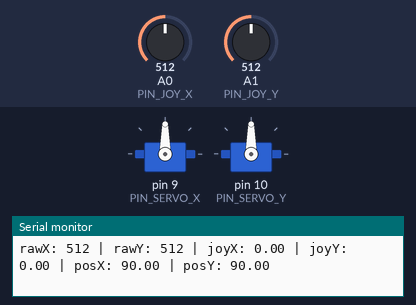
A sketch run on a simulated Arduino Uno, built with avr-gcc and run on an emulated ATmega328P. Shown: 2 × servo, the last lines printed to the serial monitor. The inputs (shaded band) are chosen by the test bench; at power-on: A0 (PIN_JOY_X) = 512, A1 (PIN_JOY_Y) = 512.

Above: at 1.7 s.
1.8 s: A0 (PIN_JOY_X) set to 557
4.8 s: A0 (PIN_JOY_X) set to 572
At 6.0 s:
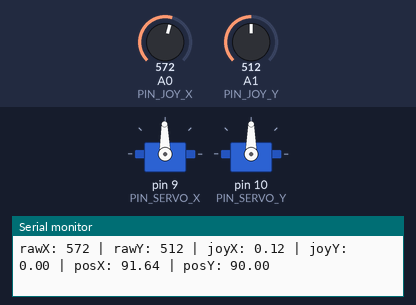
7.8 s: A1 (PIN_JOY_Y) set to 560
10.8 s: A1 (PIN_JOY_Y) set to 578
At 13.2 s:
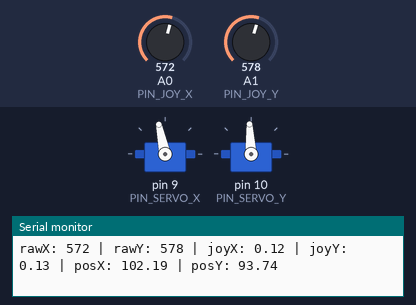
13.8 s: A1 (PIN_JOY_Y) set to 716
At 16.01 s:
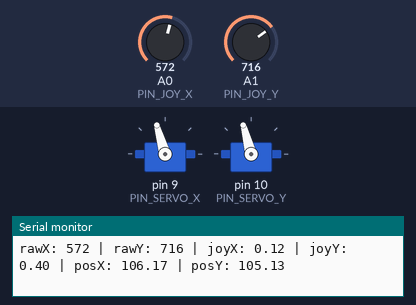
16.8 s: A0 (PIN_JOY_X) set to 150
At 18.69 s:
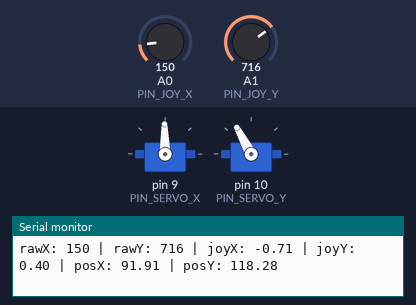
Timing chart, 0 to 23.9 s (numbered marks = the images above; inputs shaded):
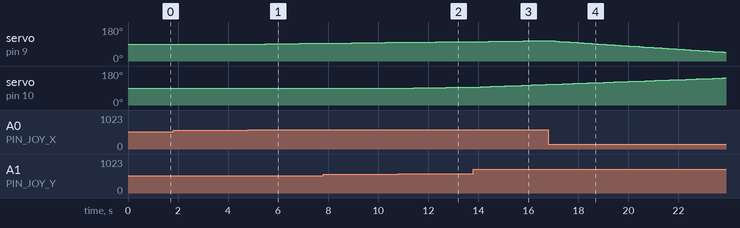

Measured:
- after the input at 4.8 s, servo on pin 9 (PIN_SERVO_X): 90° → 91° after 0.70 s, → 92° 0.72 s later, → 93° 0.64 s later, → 94° 0.72 s later
- after the input at 10.8 s, servo on pin 10 (PIN_SERVO_Y): 90° → 91° after 0.62 s, → 92° 0.65 s later, → 93° 0.65 s later, → 94° 0.65 s later

The sketch:

guindaste.ino
```cpp
#include <Servo.h>

// =========================
// PINOS
// =========================
const int PIN_JOY_X = A0;
const int PIN_JOY_Y = A1;

const int PIN_SERVO_X = 9;
const int PIN_SERVO_Y = 10;

// =========================
// OBJETOS
// =========================
Servo servoX;
Servo servoY;

// =========================
// POSIÇÕES INICIAIS
// =========================
float posX = 90;
float posY = 90;

// =========================
// AJUSTES RÁPIDOS
// =========================
const int DEADZONE = 60;
const int LOOP_DELAY = 20; // ms
const int JOY_CENTER = 512;

// Velocidade máxima por ciclo
// Diminua para um guindaste mais lento
const float X_MAX_STEP = 1.0;
const float Y_MAX_STEP = 1.0;

// Sensibilidade geral
const float X_SENSITIVITY = 1.0;
const float Y_SENSITIVITY = 1.0;

// Limites mecânicos do projeto
const int X_MIN_ANGLE = 20;
const int X_MAX_ANGLE = 160;

const int Y_MIN_ANGLE = 30;
const int Y_MAX_ANGLE = 150;

// =========================
// FUNÇÕES AUXILIARES
// =========================
float normalizeJoystick(int value) {
  float n = (value - JOY_CENTER) / 512.0;

  if (abs(value - JOY_CENTER) < DEADZONE) {
    return 0.0;
  }

  if (n > 1.0) n = 1.0;
  if (n < -1.0) n = -1.0;

  return n;
}

void setup() {
  Serial.begin(9600);

  servoX.attach(PIN_SERVO_X);
  servoY.attach(PIN_SERVO_Y);

  servoX.write((int)posX);
  servoY.write((int)posY);

  delay(500);
}

void loop() {
  int rawX = analogRead(PIN_JOY_X);
  int rawY = analogRead(PIN_JOY_Y);

  float joyX = normalizeJoystick(rawX);
  float joyY = normalizeJoystick(rawY);

  // =========================
  // EIXO X
  // =========================
  float stepX = joyX * X_MAX_STEP * X_SENSITIVITY;
  posX += stepX;
  posX = constrain(posX, X_MIN_ANGLE, X_MAX_ANGLE);

  // =========================
  // EIXO Y
  // =========================
  float stepY = joyY * Y_MAX_STEP * Y_SENSITIVITY;
  posY += stepY;
  posY = constrain(posY, Y_MIN_ANGLE, Y_MAX_ANGLE);

  servoX.write((int)posX);
  servoY.write((int)posY);

  Serial.print("rawX: ");
  Serial.print(rawX);
  Serial.print(" | rawY: ");
  Serial.print(rawY);
  Serial.print(" | joyX: ");
  Serial.print(joyX, 2);
  Serial.print(" | joyY: ");
  Serial.print(joyY, 2);
  Serial.print(" | posX: ");
  Serial.print(posX);
  Serial.print(" | posY: ");
  Serial.println(posY);

  delay(LOOP_DELAY);
}
```
